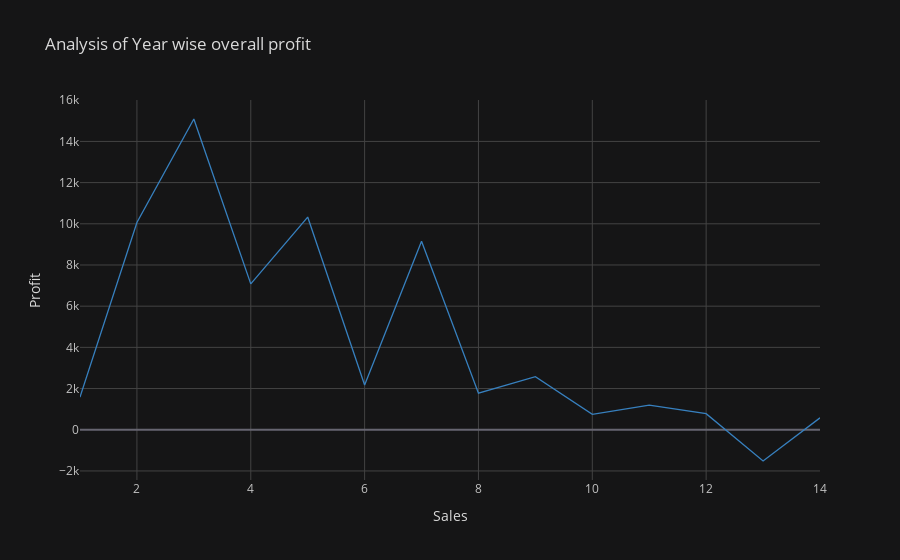

The notebook cell saved with this chart:
### Code cell
# Year wise overall profit

profit_quntity=year_2015[['Quantity','Profit']]
profit_quntity=profit_quntity.groupby('Quantity')
profit_quntity=profit_quntity['Profit'].sum()

print(profit_quntity)

profit_quntity.iplot(kind='line',colors='Blue',mode='lines',title='Analysis of Year wise overall profit',theme='solar',xTitle='Sales',yTitle='Profit')

### Figure 1 — Plotly figure (JSON) as saved in the notebook; plotly's stock layout.template omitted (floating-point values rounded to 4 significant figures)
{"data": [{"line": {"color": "rgba(55, 128, 191, 1.0)", "dash": "solid", "shape": "linear", "width": 1.3}, "mode": "lines", "name": "Profit", "text": "", "type": "scatter", "x": [1, 2, 3, 4, 5, 6, 7, 8, 9, 10, 11, 12, 13, 14], "y": [1582.0, 10060.0, 15090.0, 7082.0, 10330.0, 2175.0, 9153.0, 1778.0, 2578.0, 751.7, 1197.0, 782.0, -1518.0, 579.2]}], "layout": {"legend": {"bgcolor": "#151516", "font": {"color": "#D9D9D9"}}, "paper_bgcolor": "#151516", "plot_bgcolor": "#151516", "title": {"font": {"color": "#D9D9D9"}, "text": "Analysis of Year wise overall profit"}, "xaxis": {"gridcolor": "#434343", "showgrid": true, "tickfont": {"color": "#C2C2C2"}, "title": {"font": {"color": "#D9D9D9"}, "text": "Sales"}, "zerolinecolor": "#666570"}, "yaxis": {"gridcolor": "#434343", "showgrid": true, "tickfont": {"color": "#C2C2C2"}, "title": {"font": {"color": "#D9D9D9"}, "text": "Profit"}, "zerolinecolor": "#666570"}}}
